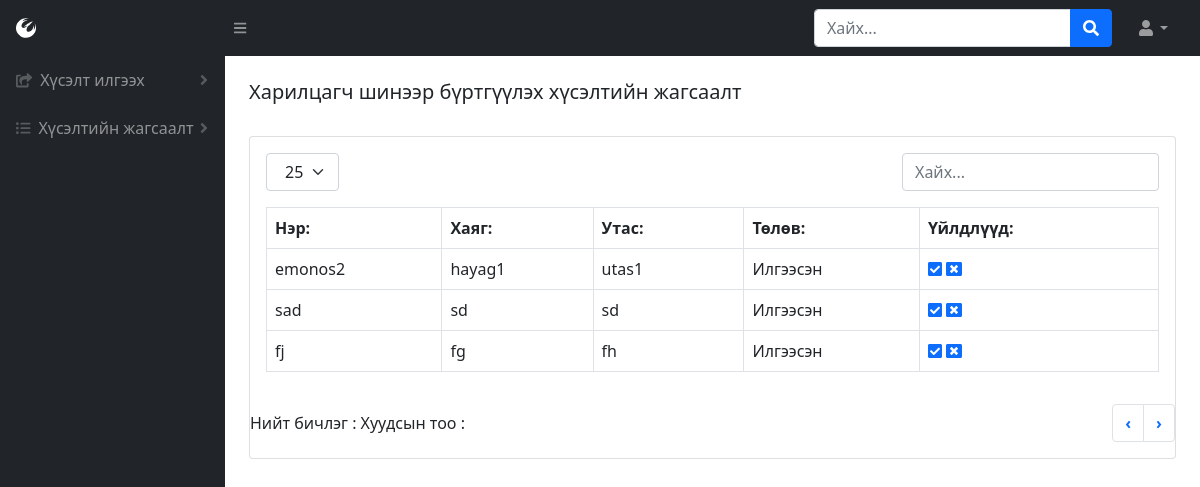
Before: /reqCom-list (signed in) with the older database file.
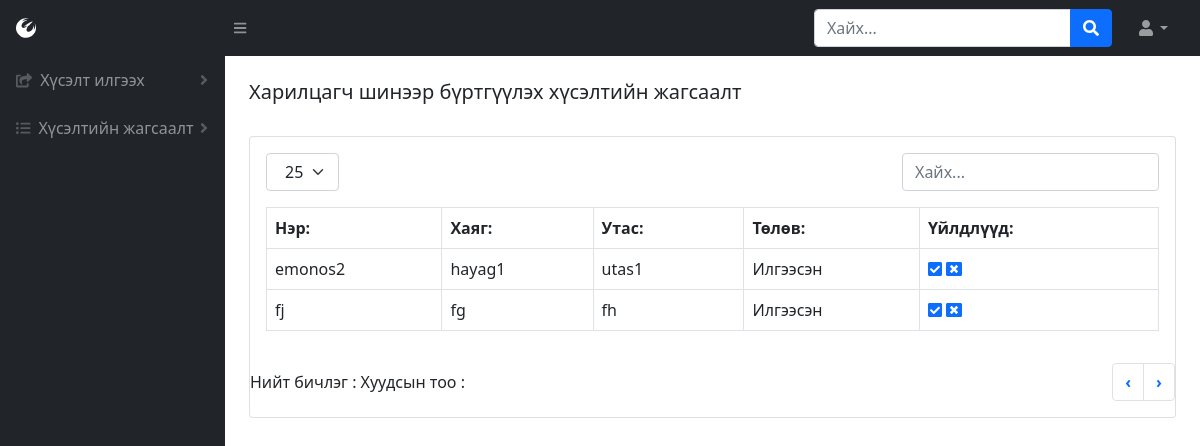
After: the same page with the newer database file.
### BMweb/models.py (models this page shows, shortened)
class Company(models.Model):
    comName = models.CharField(max_length=300, verbose_name=_("Компаний нэр"))
    hayag = models.CharField(max_length=1000, verbose_name=_("Компаний хаяг"))
    phone = models.CharField(max_length=30, verbose_name=_("Компаний утас"))
    thumbimage = models.ImageField(
        upload_to="media/productthumb/", blank = True, null=True,  verbose_name=_("Зураг")
    )
    comState = models.ForeignKey(State, on_delete=CASCADE, verbose_name=_("Төлөв"))
    description = models.TextField(blank = True, null=True,verbose_name=_("Тайлбар"))
    reg_user = models.IntegerField(verbose_name=_("Нэвтэрсэн хэрэглэгч"))
    reg_date = models.DateTimeField(default=datetime.now, verbose_name=_("Нэвтэрсэн огноо"))
    class Meta:
        verbose_name = _("Компани")
        verbose_name_plural = _("Компани")

class State(models.Model):
    stateName = models.CharField(max_length=300, verbose_name=_("Төлөвийн нэр"))
    class Meta:
        verbose_name = _("Барааны төлөв")
        verbose_name_plural = _("Барааны төлөв")
    def __str__(self):
        return self.stateName

### BMweb/views.py (the view)
# urls.py: path('reqCom-list', views.reqComList),
def reqComList(request):
    if 'user_id' in request.session:
        c = Company.objects.all()
        p = Product.objects.all()
        h = Hereglegch.objects.get(pk=request.session['user_id'])
        return render(request,'requestList.html', {'user': h, 'companyList': c, 'productList': p})
    else:
        return redirect('/login')

### BMweb/templates/requestList.html (shortened to what this page needs)
{% load static %}
<!DOCTYPE html>
<html lang="en">
    <head>
        <link href="https://cdn.jsdelivr.net/npm/simple-datatables@latest/dist/style.css" rel="stylesheet" />
        <link href="css/styles.css" rel="stylesheet" />
        <link href="{% static 'css/styles.css' %}" rel="stylesheet"/>
    </head>
    <body class="sb-nav-fixed">
        {% include "topNav.html" %}
        <div id="layoutSidenav">
            {% include "leftNav.html" %}
            <div id="layoutSidenav_content">
                {% include "comReqList.html" %}
            </div>
        </div>
    </body>
</html>

### BMweb/templates/comReqList.html (shortened to what this page needs)
<main>{% include "tabs.html" %}
    <div class="container-fluid px-4">
        <h5 class="mt-4">Харилцагч шинээр бүртгүүлэх хүсэлтийн жагсаалт</h5>
        <div class="card mb-4">
            <div class="card-body">
                {% include "tableTop.html" %}
                <table id="datatablesSimple" class="dataTable-table">
                  <thead>
                      <tr>
                          <th data-sortable="" class="asc">
                              <a href="#" class="dataTable-sorter">Нэр:</a>
                          </th>
                          <th data-sortable="" class="asc">
                              <a href="#" class="dataTable-sorter">Хаяг:</a>
                          </th>
                          <th data-sortable="" class="asc">
                              <a href="#" class="dataTable-sorter">Утас:</a>
                          </th>
                          <th data-sortable="" class="asc">
                              <a href="#" class="dataTable-sorter">Төлөв:</a>
                          </th>
                          <th data-sortable="" class="asc">
                            <a href="#" class="dataTable-sorter">Үйлдлүүд:</a>
                        </th>
                      </tr>
                  </thead>
                    {% for h in companyList %}
                        {% if  h.comState_id == 1 %}
                            <tr>
                                <td>{{ h.comName }}</td>
                                <td>{{ h.hayag }}</td>
                                <td>{{ h.phone }}</td>
                                <td>{{ h.comState }}</td>
                                <td>
                                    <a href="/change-stateCom/{{h.id}}/3"><i class="fas fa-check-square"></i></a>
                                    <a id='cancel' href="#cancel" onclick="cancelDialog({{h.id}})"><i class="fas fa-window-close"></i></a>
                                </td>
                            </tr>
                        {% endif %}
                    {% endfor %}
                </table>
            </div>
            {% include "tableBottom.html" %}
        </div>
    </div>
</main>

Changed rows visible on the page:
no longer on this page (row edited): Company: comName "sad", hayag "sd", phone "sd", comState "Илгээсэн"
